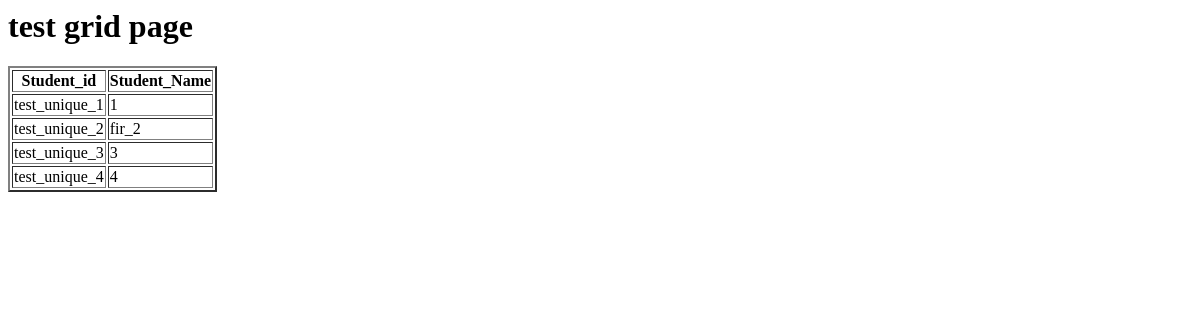
/users/staff_view/, run on an earlier commit of the app's database.
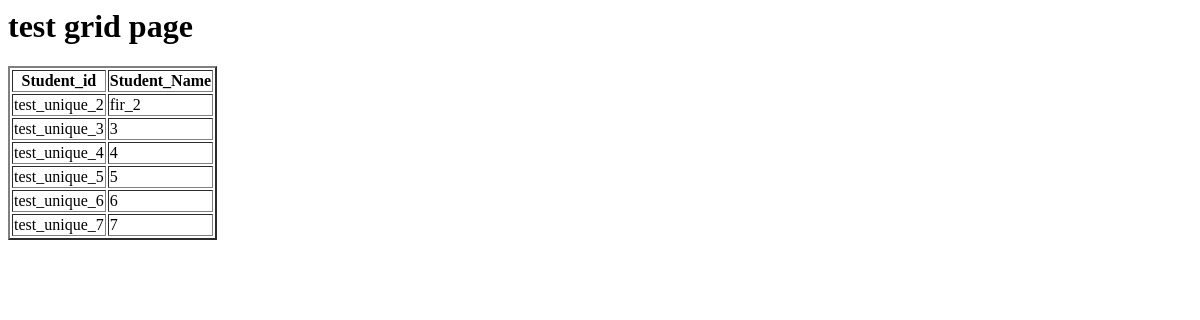
And on a later commit of the database.
### users/models.py (models this page shows)
class Student(models.Model):
    unique_id = models.CharField(max_length = 100,unique = True)
    roll_no = models.CharField(max_length = 4, unique = True)
    firstname = models.CharField(max_length=255)
    lastname = models.CharField(max_length=255)
    gender = models.CharField(max_length=6)
    email = models.CharField(max_length=255)
    date_of_birth = models.DateField()
    mobile_no = models.CharField(max_length=255)
    hosteler = models.CharField(max_length=255)
    mother_tongue = models.CharField(max_length=255)
    other_languages = models.CharField(max_length=255)
    nationality = models.CharField(max_length=255)
    community = models.CharField(max_length=255)
    blood_group = models.CharField(max_length=255)
    educational_qualification = models.CharField(max_length=255)
    name_of_school_last_studied = models.CharField(max_length=1024)
    neet_marks = models.CharField(max_length=255)
    extracurricular_activities = models.CharField(max_length=1024)
    fathers_name = models.CharField(max_length=255)
    fathers_occupation = models.CharField(max_length=255)
    fathers_mobile = models.CharField(max_length=255)
    mothers_name = models.CharField(max_length=255)
    mothers_occupation = models.CharField(max_length=255)
    permanent_address = models.CharField(max_length=1024)
    pincode = models.CharField(max_length=255)
    parents_email = models.CharField(max_length=255)

### users/views.py (the view)
# urls.py: path('staff_view/',views.test1_student_practical_index,name='staff_view'),
def test1_student_practical_index(request):
    students = {}
    all_student_data = Student.objects.all().order_by('unique_id')
    all_prac_test_data = PracticalInt.objects.all().order_by('test_id')
    for i in all_student_data:
        student_prac_test_data = PracticalInternalStudent.objects.filter(s__unique_id=i.unique_id)
        print(student_prac_test_data)
        marks = {}
        for j in student_prac_test_data:
            marks[j.unique_test.test_id] = [j.unique_test.max_marks,j.marks]
        students[i.unique_id] = {
                                    'name': i.firstname,
                                    'roll_no' : i.roll_no,
                                    'marks' : marks,
                                }
    template = loader.get_template('test_grid_display.html')
    context = {
        'practical_test_data' : all_prac_test_data,
        'students' : students,
    }
    print(context['students'])
    return HttpResponse(template.render(context,request))

### users/templates/test_grid_display.html (shortened to what this page needs)
<h1>test grid page</h1>
<table border = '2'>
<tr>
    <th>Student_id</th>
    <th>Student_Name</th>
</tr>
{% for key,value in students.items %}
    <tr>
        <td>{{ key }}</td>
        <td>{{ value.name }}</td>
    </tr>
{% endfor %}
</table>

What changed in the data, as far as the page shows it:
removed Student: students "test_unique_1"
added Student: students "test_unique_5"
added Student: students "test_unique_6"
added Student: students "test_unique_7"
Also different on the page:
new list line: "5"
new list line: "6"
new list line: "7"
list line gone: "1"
